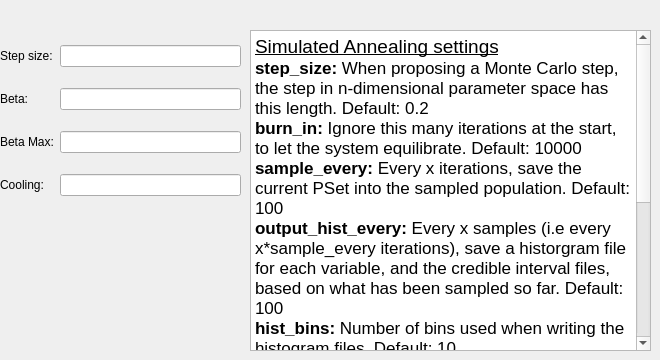
         <widget class="QWidget" name="page_6">
          <widget class="QWidget" name="gridLayoutWidget_5">
           <property name="geometry">
            <rect>
             <x>0</x>
             <y>30</y>
             <width>241</width>
             <height>181</height>
            </rect>
           </property>
           <layout class="QGridLayout" name="sa_layout">
            <item row="2" column="0">
             <widget class="QLabel" name="sample_everylabel_3">
              <property name="text">
               <string>Beta Max:</string>
              </property>
             </widget>
            </item>
            <item row="1" column="0">
             <widget class="QLabel" name="label_32">
              <property name="text">
               <string>Beta:</string>
              </property>
             </widget>
            </item>
            <item row="0" column="0">
             <widget class="QLabel" name="step_sizelabel_5">
              <property name="text">
               <string>Step size:</string>
              </property>
             </widget>
            </item>
            <item row="0" column="1">
             <widget class="QLineEdit" name="step_size2">
              <property name="text">
               <string/>
              </property>
             </widget>
            </item>
            <item row="1" column="1">
             <widget class="QLineEdit" name="beta2"/>
            </item>
            <item row="2" column="1">
             <widget class="QLineEdit" name="beta_max">
              <property name="text">
               <string/>
              </property>
             </widget>
            </item>
            <item row="3" column="0">
             <widget class="QLabel" name="histlabel_3">
              <property name="text">
               <string>Cooling:</string>
              </property>
             </widget>
            </item>
            <item row="3" column="1">
             <widget class="QLineEdit" name="cooling">
              <property name="text">
               <string/>
              </property>
             </widget>
            </item>
           </layout>
          </widget>
          <widget class="QTextEdit" name="textEdit_7">
           <property name="geometry">
            <rect>
             <x>250</x>
             <y>30</y>
             <width>401</width>
             <height>321</height>
            </rect>
           </property>
           <property name="html">
            <string>&lt;!DOCTYPE HTML PUBLIC &quot;-//W3C//DTD HTML 4.0//EN&quot; &quot;http://www.w3.org/TR/REC-html40/strict.dtd&quot;&gt;
&lt;html&gt;&lt;head&gt;&lt;meta name=&quot;qrichtext&quot; content=&quot;1&quot; /&gt;&lt;style type=&quot;text/css&quot;&gt;
p, li { white-space: pre-wrap; }
&lt;/style&gt;&lt;/head&gt;&lt;body style=&quot; font-family:'.SF NS Text'; font-size:13pt; font-weight:400; font-style:normal;&quot;&gt;
&lt;p style=&quot; margin-top:0px; margin-bottom:0px; margin-left:0px; margin-right:0px; -qt-block-indent:0; text-indent:0px;&quot;&gt;&lt;span style=&quot; font-size:14pt; text-decoration: underline;&quot;&gt;Simulated Annealing settings&lt;/span&gt;&lt;/p&gt;
&lt;p style=&quot; margin-top:0px; margin-bottom:0px; margin-left:0px; margin-right:0px; -qt-block-indent:0; text-indent:0px;&quot;&gt;&lt;span style=&quot; font-weight:600;&quot;&gt;step_size:&lt;/span&gt; When proposing a Monte Carlo step, the step in n-dimensional parameter space has this length. Default: 0.2&lt;/p&gt;
&lt;p style=&quot; margin-top:0px; margin-bottom:0px; margin-left:0px; margin-right:0px; -qt-block-indent:0; text-indent:0px;&quot;&gt;&lt;span style=&quot; font-weight:600;&quot;&gt;burn_in:&lt;/span&gt; Ignore this many iterations at the start, to let the system equilibrate. Default: 10000&lt;/p&gt;
&lt;p style=&quot; margin-top:0px; margin-bottom:0px; margin-left:0px; margin-right:0px; -qt-block-indent:0; text-indent:0px;&quot;&gt;&lt;span style=&quot; font-weight:600;&quot;&gt;sample_every:&lt;/span&gt; Every x iterations, save the current PSet into the sampled population. Default: 100&lt;/p&gt;
&lt;p style=&quot; margin-top:0px; margin-bottom:0px; margin-left:0px; margin-right:0px; -qt-block-indent:0; text-indent:0px;&quot;&gt;&lt;span style=&quot; font-weight:600;&quot;&gt;output_hist_every:&lt;/span&gt; Every x samples (i.e every x*sample_every iterations), save a historgram file for each variable, and the credible interval files, based on what has been sampled so far. Default: 100&lt;/p&gt;
&lt;p style=&quot; margin-top:0px; margin-bottom:0px; margin-left:0px; margin-right:0px; -qt-block-indent:0; text-indent:0px;&quot;&gt;&lt;span style=&quot; font-weight:600;&quot;&gt;hist_bins:&lt;/span&gt; Number of bins used when writing the histogram files. Default: 10&lt;/p&gt;
&lt;p style=&quot; margin-top:0px; margin-bottom:0px; margin-left:0px; margin-right:0px; -qt-block-indent:0; text-indent:0px;&quot;&gt;&lt;span style=&quot; font-weight:600;&quot;&gt;credible_intervals:&lt;/span&gt; Specify one or more numbers here. For each n, algorithm will save a file giving bounds for each variable such that in n% of the samples the variable lies within the bounds.  Default: 68 95&lt;/p&gt;
&lt;p style=&quot; margin-top:0px; margin-bottom:0px; margin-left:0px; margin-right:0px; -qt-block-indent:0; text-indent:0px;&quot;&gt;&lt;span style=&quot; font-weight:600;&quot;&gt;beta:&lt;/span&gt; 1 over the starting &amp;quot;temperature&amp;quot; for all replicates. This value increases (i.e., temperature decreases) over the course of the run.&lt;/p&gt;
&lt;p style=&quot; margin-top:0px; margin-bottom:0px; margin-left:0px; margin-right:0px; -qt-block-indent:0; text-indent:0px;&quot;&gt;&lt;span style=&quot; font-weight:600;&quot;&gt;beta_max:&lt;/span&gt; Stop the algorithm if all replicates reach this beta = 1/temperature value. Default: Inf&lt;/p&gt;
&lt;p style=&quot; margin-top:0px; margin-bottom:0px; margin-left:0px; margin-right:0px; -qt-block-indent:0; text-indent:0px;&quot;&gt;&lt;span style=&quot; font-weight:600;&quot;&gt;cooling:&lt;/span&gt; Each time a move to a higher energy state is accepted, increase beta = 1/temperature by this value. Default: 0.01&lt;/p&gt;&lt;/body&gt;&lt;/html&gt;</string>
           </property>
           <property name="textInteractionFlags">
            <set>Qt::TextSelectableByKeyboard|Qt::TextSelectableByMouse</set>
           </property>
          </widget>
         </widget>
